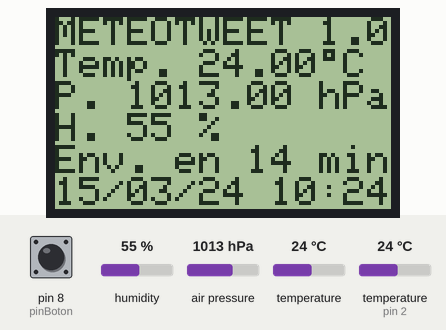
The sketch below on a simulated Arduino Uno, built with avr-gcc and run on an emulated ATmega328P. Shown: 84×48 one-colour display. The test bench sets the inputs (shaded band); at power-on: pin 8 (pinBoton) LOW, humidity 55 %, air pressure 1013 hPa, temperature 24 °C, temperature (sensor on pin 2) 24 °C. WiFi joins after 1.5 s; servers stay silent unless stated; uploads are accepted with an empty reply; the local clock reads 2024-03-15 10:24:30 at power-on unless the sketch sets it; what the sketch prints to the serial monitor is not drawn.

Above: at 2.7 s.
2.8 s: pin 8 (pinBoton) pulled HIGH for 2.4 s
At 4.5 s:
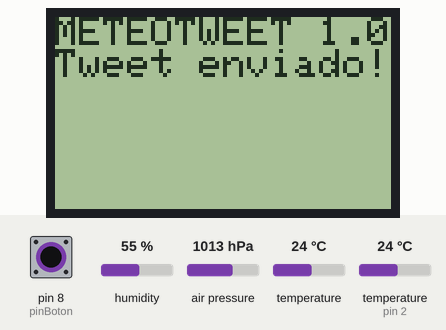
8.6 s: humidity set to 22 %
At 10.6 s:
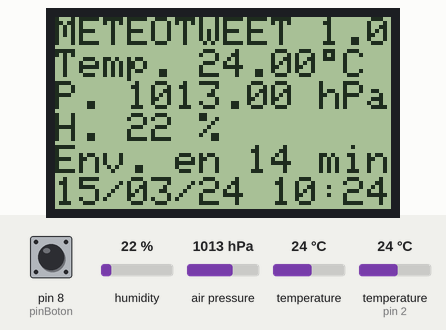
11.4 s: air pressure set to 952 hPa
At 14.5 s:
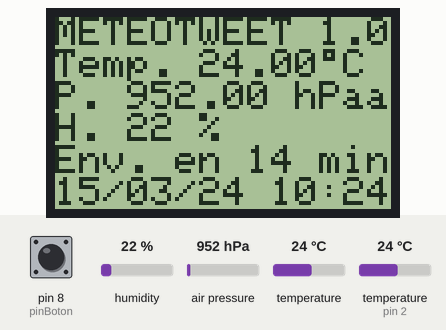
14.8 s: temperature (sensor 0) set to 12 °C
At 16.6 s:
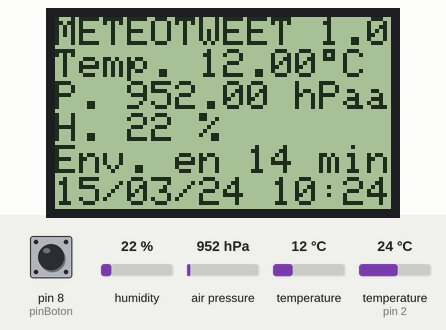
17.6 s: humidity set to 40 %
At 20.5 s:
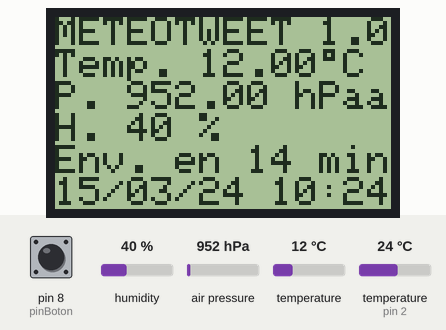
21.1 s: pin 8 (pinBoton) pulled HIGH for 2.4 s
At 21.89 s:
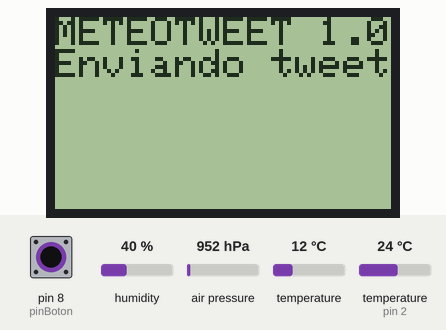
Timing chart, 0 to 24.1 s (numbered marks = the images above; inputs shaded):
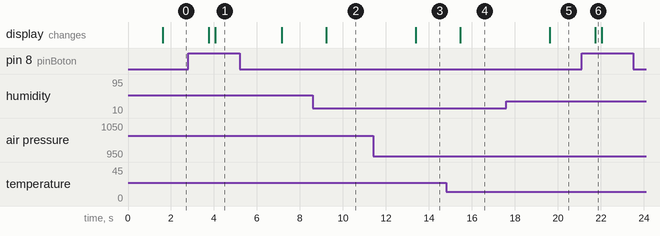

The sketch:

estacionMetereologicaPub.ino
```cpp
#include <PCD8544.h>
#include <SPI.h>
#include <Wire.h>
#include "SoftwareSerial.h"
#include <Adafruit_Sensor.h> // https://github.com/adafruit/Adafruit_Sensor
#include <Adafruit_BMP280.h>
#include "DHT.h"
#include "RTClib.h"
#include "WiFiEsp.h"

char ssid[] = "TU_RED_WIFI";            // SSID (Nombre de la red WiFi)
char pass[] = "TU_PASSWORD";        // Contraseña
int status = WL_IDLE_STATUS;     // Estado del ESP. No tocar

// Configuración ThingSpeak
char thingSpeakAddress[] = "api.thingspeak.com";
String thingtweetAPIKey = "TU_API_KEY";

// Botón para envío manual de tweet
const int pinBoton = 8;
int value = 0;

// Configuración del DHT
#define pinDHT11 2
#define DHTTYPE DHT11

// Configuración del ESP
#define PIN_RX 11
#define PIN_TX 12

// Definimos el caracter º para indicar grados
static const byte GRADO_CHAR = 1;
static const byte grado_glyph[] = { 0x00, 0x07, 0x05, 0x07, 0x00 };

// Control del tiempo transcurrido
long marcaTiempoAnterior = 0;
long intervalo = 900000; // quince minutos (0.25*60*60*1000)

// Pantalla
static PCD8544 lcd;

// Sensor presión - temperatura
Adafruit_BMP280 bme;

// Sensor temperatura - humedad
DHT dht(pinDHT11, DHTTYPE);

// Reloj
RTC_DS3231 rtc;

// Wifi
WiFiEspClient client;  //Iniciar el objeto para cliente
SoftwareSerial esp8266(PIN_RX, PIN_TX);

void setup()   {
  iniciarPantalla();

  Serial.begin(9600); // Monitor serie
  esp8266.begin(9600); //ESP01

  pinMode(pinBoton, INPUT); //botón

  bme.begin(); // inicio sensor temperatura - presión

  rtc.begin(); // inicio reloj
  if (rtc.lostPower()) { // si se queda sin batería
      // Fijar a fecha y hora de compilacion
      rtc.adjust(DateTime(F(__DATE__), F(__TIME__)));
  }

  iniciarWifi();
}


void loop() {
  // obtenemos la marca de tiempo actual
  unsigned long marcaTiempoActual = millis();

  // obtenemos los valores de los sensores
  float h = dht.readHumidity();
  float t = bme.readTemperature();
  float p = bme.readPressure() / 100;
  DateTime ahora = rtc.now();

  // tiempo que falta para el próximo tweet
  int minutos = (int) ((intervalo - marcaTiempoActual + marcaTiempoAnterior) / 1000) / 60;

  mostrarInformacionPantalla(t, p, (int) h, ahora, minutos);

  value = digitalRead(pinBoton);  //lectura digital de pin

  if(marcaTiempoActual - marcaTiempoAnterior > intervalo || value == HIGH) {
    marcaTiempoAnterior = marcaTiempoActual;

    lcd.clear();
    lcd.setCursor(0, 0);
    lcd.print("METEOTWEET 1.0");
    lcd.setCursor(0, 1);
    lcd.print("Enviando tweet");

    String mensaje = obtenerTextoTweet(ahora, t, (int) h, p);
    Serial.println(mensaje);
    enviarTweet(mensaje);
    lcd.setCursor(0, 1);
    lcd.print("Tweet enviado!");
    delay(1000);
  }

  delay(2000);
}

String obtenerTextoTweet(DateTime tiempo, float t, int h, float p){
     String mensaje = "[";
     mensaje.concat(tiempo.hour());
     mensaje.concat(":");
     mensaje.concat(tiempo.minute());
     mensaje.concat("][T=");
     mensaje.concat(t);
     mensaje.concat("][H=");
     mensaje.concat(h);
     mensaje.concat("][P=");
     mensaje.concat(p);
     mensaje.concat("]");

     return mensaje;
}

void enviarTweet(String texto)
{
  if (client.connect(thingSpeakAddress, 80))
  {
    Serial.println("Conectado al servidor");
    // Creamos la petición HTTP POST
    texto = "api_key="+thingtweetAPIKey+"&status="+texto;

    client.print("POST /apps/thingtweet/1/statuses/update HTTP/1.1\n");
    client.print("Host: api.thingspeak.com\n");
    client.print("Connection: close\n");
    client.print("Content-Type: application/x-www-form-urlencoded\n");
    client.print("Content-Length: ");
    client.print(texto.length());
    client.print("\n\n");

    client.print(texto);

    while (client.available()) {
      char c = client.read();
      Serial.write(c);

    }

    //Desconexion
    if (client.connected()) {
      Serial.println();
      Serial.println("Desconectando del servidor...");
      client.flush();
      client.stop();
    }

  }
  else
  {
    Serial.println("Ha fallado la conexión con ThingSpeak");
  }
}

void iniciarWifi(){
  WiFi.init(&esp8266); // inicio Wifi

  //intentar iniciar el modulo ESP
  if (WiFi.status() == WL_NO_SHIELD) {
    Serial.println("Modulo no presente. Reinicie el Arduino y el ESP01 (Quite el cable que va de CH_PD a 3.3V y vuelvalo a colocar)");
    //Loop infinito
    while (true);
  }

  //Intentar conectar a la red wifi
  while ( status != WL_CONNECTED) {
    Serial.print("Intentando conectar a la red WiFi: ");
    Serial.println(ssid);
    status = WiFi.begin(ssid, pass);
  }
}

void iniciarPantalla(){
  lcd.begin(84, 48);

  // damos de alta el caracter personalizado de grado
  lcd.createChar(GRADO_CHAR, grado_glyph);

  // Mensaje de inicio por pantalla
  lcd.setCursor(0, 0);
  lcd.print("METEOTWEET 1.0");
  lcd.setCursor(0, 1);
  lcd.print("Iniciando  ...");
}

void mostrarInformacionPantalla(float t, float p, int h, DateTime ahora, int minutos){
  lcd.setCursor(0, 0);
  lcd.print("METEOTWEET 1.0");
  lcd.setCursor(0, 1);
  lcd.print("Temp. ");
  lcd.print(t);
  lcd.print("\001C ");
  lcd.setCursor(0, 2);
  lcd.print("P. ");
  lcd.print(p);
  lcd.print(" hPa");
  lcd.setCursor(0, 3);
  lcd.print("H. ");
  lcd.print(h);
  lcd.print(" %");
  lcd.setCursor(0, 4);
  lcd.print("Env. en ");
  lcd.print(minutos);
  lcd.print(" min");
  lcd.setCursor(0, 5);
  if(ahora.day()< 10) lcd.print("0");
  lcd.print(ahora.day(), DEC);
  lcd.print('/');
  if(ahora.month() < 10) lcd.print("0");
  lcd.print(ahora.month(), DEC);
  lcd.print('/');
  lcd.print(ahora.year() % 1000);
  lcd.print(' ');
  lcd.print(ahora.hour(), DEC);
  lcd.print(':');
  lcd.print(ahora.minute(), DEC);
}
```

Measured:
- after the input at 2.8 s, the display: first changes after 0.95 s (image 1 shows a later state)
- after the input at 8.6 s, the display: changes after 0.62 s (image 2)
- after the input at 11.4 s, the display: changes after 2.0 s (image 3)
- after the input at 14.8 s, the display: changes after 0.66 s (image 4)
- after the input at 17.6 s, the display: changes after 2.0 s (image 5)
- after the input at 21.1 s, the display: changes after 0.63 s (image 6)
